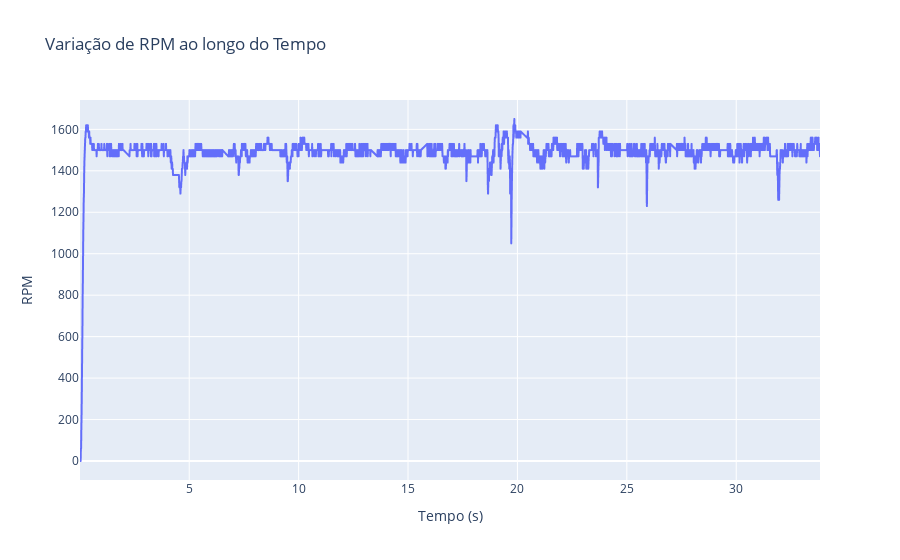

Here is the notebook cell this chart was saved with:
### Code cell
fig = px.line(dados, x='Tempo (s)', y='RPM', title='Variação de RPM ao longo do Tempo')
fig.update_xaxes(title='Tempo (s)')
fig.update_yaxes(title='RPM')
fig.show()

### Figure 1 — Plotly figure (JSON) as saved in the notebook; plotly's stock layout.template omitted (floating-point values rounded to 4 significant figures; data arrays with more than 128 entries replaced by an {"elided": "..."} marker saying what was removed)
{"data": [{"hovertemplate": "Tempo (s)=%{x}<br>RPM=%{y}<extra></extra>", "legendgroup": "", "line": {"color": "#636efa", "dash": "solid"}, "marker": {"symbol": "circle"}, "mode": "lines", "name": "", "showlegend": false, "type": "scattergl", "x": {"elided": "3000 float values"}, "xaxis": "x", "y": {"elided": "3000 int values"}, "yaxis": "y"}], "layout": {"legend": {"tracegroupgap": 0}, "title": {"text": "Variação de RPM ao longo do Tempo"}, "xaxis": {"anchor": "y", "domain": [0, 1], "title": {"text": "Tempo (s)"}}, "yaxis": {"anchor": "x", "domain": [0, 1], "title": {"text": "RPM"}}}}
